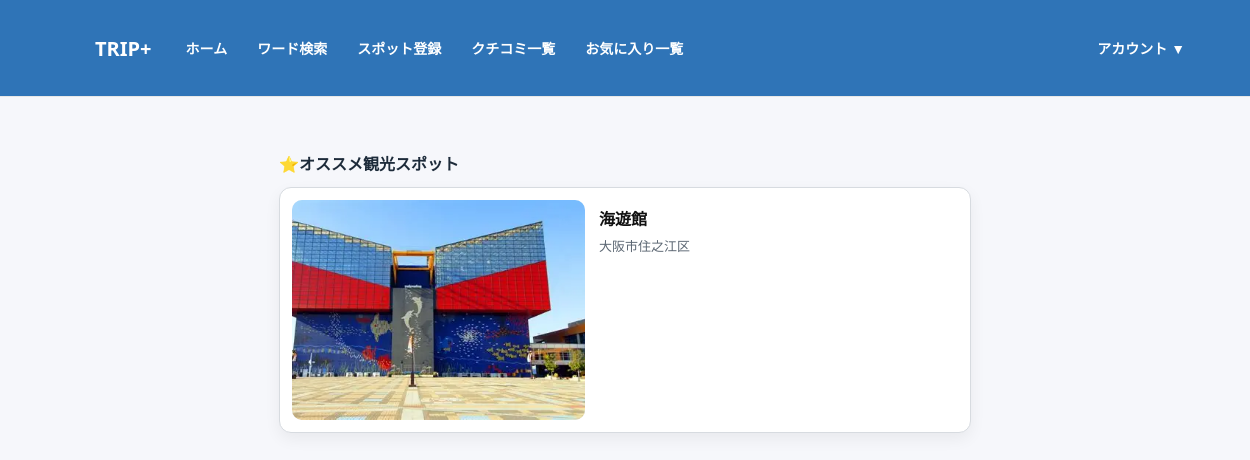
The app's page /home/ (signed in) with its own data.
### spots/models.py (models this page shows, shortened)
class Spot(models.Model):
    created_by = models.ForeignKey(
        settings.AUTH_USER_MODEL,
        on_delete=models.CASCADE,
        related_name="spots",
        null=True, blank=True,
    )
    BUSINESS_DAY_CHOICES = [
        ("mon", "月曜"),
        ("tue", "火曜"),
        ("wed", "水曜"),
        ("thu", "木曜"),
        ("fri", "金曜"),
        ("sat", "土曜"),
        ("sun", "日曜"),
        ("holiday", "年中無休"),
        ("irregular", "不定休"),
    ]
    PARKING_CHOICES = [
        ("有", "有"),
        ("無", "無"),
        ("不明", "不明"),
        ("注意", "注意（公式HP参照）"),
    ]
    parking = models.CharField("駐車場", max_length=20, choices=PARKING_CHOICES, blank=True)
    name = models.CharField(max_length=100)
    address = models.CharField(max_length=255, blank=True)
    image = models.ImageField(upload_to="spots/", blank=True, null=True)
    website = models.URLField("参考サイト", blank=True)
    phone = models.CharField("電話番号", max_length=30, blank=True)
    business_days = models.JSONField(default=list, blank=True, null=True)
    open_time = models.TimeField(null=True, blank=True)
    close_time = models.TimeField(null=True, blank=True)
    access = models.CharField(max_length=200, blank=True)
    language = models.CharField("ワード", max_length=30, blank=True)
    mood = models.CharField(max_length=30, blank=True)
    purpose = models.CharField(max_length=30, blank=True)
    time_axis = models.CharField("時間軸", max_length=50, blank=True)
    created_at = models.DateTimeField(auto_now_add=True)
    description = models.TextField(blank=True)
    latitude = models.DecimalField(max_digits=9, decimal_places=6, null=True, blank=True)
    longitude = models.DecimalField(max_digits=9, decimal_places=6, null=True, blank=True)

### accounts/views.py (the view)
# urls.py: path("home/", views.home, name="home"),
@login_required
def home(request):
    spots = Spot.objects.all()
    spot = random.choice(list(spots)) if spots.exists() else None
    return render(request, "accounts/home.html", {"spot": spot})

### accounts/templates/accounts/home.html (shortened to what this page needs)
{% extends "base.html" %}
{% load static %}
{% block content %}
<div class="page">
  <div class="section-title">⭐オススメ観光スポット</div>
  {% if spot %}
    <a class="recommend-card" href="{% url 'spots:spot_detail' spot.pk %}">
      <div class="recommend-thumb">
        {% if spot.image %}
          <img src="{{ spot.image.url }}" alt="{{ spot.name }}">
        {% else %}
          <img src="{% static 'accounts/sample_spot.jpg' %}" alt="no image">
        {% endif %}
      </div>
      <div class="recommend-body">
        <div class="recommend-name">{{ spot.name }}</div>
        <div class="recommend-address">{{ spot.address|default:"" }}</div>
      </div>
    </a>
  {% else %}
    <div class="muted">まだスポットが登録されていません</div>
  {% endif %}
</div>
{% endblock %}

### accounts/static/accounts/style.css (style rules this page uses)
:root { --brand:#1f6feb; --brand-dark:#1656b8; --bg:#f6f7fb; --text:#111; --card:#fff; --border:#e7e7e7; }
html, body { margin: 0; padding: 0; }
body { background: var(--bg); color: var(--text); font-family: Arial, Helvetica, sans-serif; }
.page { padding:20px 0 40px; }
.section-title { font-weight:700; margin:10px 0 12px; color:#1d2b3a; }
.recommend-card, .spot-card { display:grid; grid-template-columns:1fr; gap:14px; background:#fff; border:1px solid #d7dbe0; border-radius:10px; padding:12px; text-decoration:none; color:inherit; box-shadow:0 4px 12px rgba(0,0,0,0.06); }
@media (min-width:760px) { .recommend-card, .spot-card { grid-template-columns:520px 1fr; } }

### accounts/templates/base.html (style rules this page uses)
body { font-family:system-ui,-apple-system,"Segoe UI",sans-serif;margin:0;background:#f6f7fb;color:#111; }

### accounts/templates/accounts/home.html (style rules this page uses)
.page { max-width: 720px; margin: 0 auto; padding: 24px 14px; }
.section-title { font-weight: 700; margin: 6px 0 12px; color:#1d2b3a; }
.recommend-card { display:flex; gap:14px; align-items:stretch; background:#fff; border:1px solid #d7dbe0; border-radius:12px; padding:12px; text-decoration:none; color:inherit; box-shadow:0 6px 16px rgba(0,0,0,0.06); }
.recommend-thumb { flex: 0 0 44%; max-width: 44%; border-radius:10px; overflow:hidden; background:#e9eef5; aspect-ratio: 4 / 3; }
.recommend-thumb img { width:100%; height:100%; object-fit:cover; display:block; }
.recommend-body { flex: 1 1 auto; padding-top: 4px; }
.recommend-name { font-size: 16px; font-weight: 700; margin: 2px 0 6px; }
.recommend-address { font-size: 13px; color:#5b6672; line-height: 1.6; }

### records on screen
Spot: image (picture), name "海遊館", address "大阪市住之江区"
